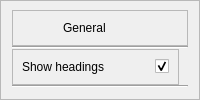
                             <widget class="QFrame" name="frame_132">
                              <property name="frameShape">
                               <enum>QFrame::StyledPanel</enum>
                              </property>
                              <property name="frameShadow">
                               <enum>QFrame::Raised</enum>
                              </property>
                              <layout class="QVBoxLayout" name="verticalLayout_167">
                               <property name="spacing">
                                <number>0</number>
                               </property>
                               <property name="topMargin">
                                <number>9</number>
                               </property>
                               <item>
                                <widget class="QFrame" name="frame_133">
                                 <property name="maximumSize">
                                  <size>
                                   <width>16777215</width>
                                   <height>50</height>
                                  </size>
                                 </property>
                                 <property name="frameShape">
                                  <enum>QFrame::StyledPanel</enum>
                                 </property>
                                 <property name="frameShadow">
                                  <enum>QFrame::Raised</enum>
                                 </property>
                                 <layout class="QHBoxLayout" name="horizontalLayout_60">
                                  <property name="spacing">
                                   <number>0</number>
                                  </property>
                                  <property name="leftMargin">
                                   <number>15</number>
                                  </property>
                                  <property name="rightMargin">
                                   <number>13</number>
                                  </property>
                                  <item>
                                   <widget class="QLabel" name="label_43">
                                    <property name="maximumSize">
                                     <size>
                                      <width>35</width>
                                      <height>16777215</height>
                                     </size>
                                    </property>
                                    <property name="text">
                                     <string/>
                                    </property>
                                    <property name="pixmap">
                                     <pixmap resource="icons.qrc">:/icons/icons/tool.svg</pixmap>
                                    </property>
                                   </widget>
                                  </item>
                                  <item>
                                   <widget class="QLabel" name="label_44">
                                    <property name="maximumSize">
                                     <size>
                                      <width>16777215</width>
                                      <height>16777215</height>
                                     </size>
                                    </property>
                                    <property name="styleSheet">
                                     <string notr="true">font: 18pt &quot;MS Shell Dlg 2&quot;;</string>
                                    </property>
                                    <property name="text">
                                     <string>General</string>
                                    </property>
                                   </widget>
                                  </item>
                                 </layout>
                                </widget>
                               </item>
                               <item>
                                <widget class="Line" name="line_18">
                                 <property name="orientation">
                                  <enum>Qt::Horizontal</enum>
                                 </property>
                                </widget>
                               </item>
                               <item alignment="Qt::AlignLeft">
                                <widget class="QFrame" name="frame_134">
                                 <property name="styleSheet">
                                  <string notr="true">QPushButton{
font: 11pt &quot;MS Shell Dlg 2&quot;;
border-radius:4px;
}
QPushButton::hover{
	background-color: rgb(43, 49, 65);
}
QPushButton::pressed{
	background-color: rgb(50, 56, 75);
}
</string>
                                 </property>
                                 <property name="frameShape">
                                  <enum>QFrame::StyledPanel</enum>
                                 </property>
                                 <property name="frameShadow">
                                  <enum>QFrame::Raised</enum>
                                 </property>
                                 <layout class="QHBoxLayout" name="horizontalLayout_56">
                                  <property name="spacing">
                                   <number>50</number>
                                  </property>
                                  <item>
                                   <widget class="QLabel" name="label_10">
                                    <property name="styleSheet">
                                     <string notr="true">font: 11pt &quot;MS Shell Dlg 2&quot;;</string>
                                    </property>
                                    <property name="text">
                                     <string>Show headings</string>
                                    </property>
                                   </widget>
                                  </item>
                                  <item>
                                   <widget class="QCheckBox" name="settings_show_headings_checkBox">
                                    <property name="text">
                                     <string/>
                                    </property>
                                    <property name="checked">
                                     <bool>true</bool>
                                    </property>
                                   </widget>
                                  </item>
                                 </layout>
                                </widget>
                               </item>
                               <item>
                                <widget class="Line" name="line_19">
                                 <property name="orientation">
                                  <enum>Qt::Horizontal</enum>
                                 </property>
                                </widget>
                               </item>
                              </layout>
                             </widget>
